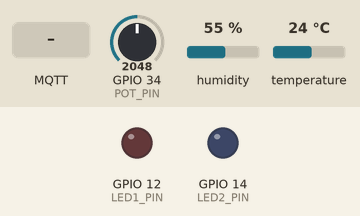
Simulated run of this sketch. Board: ESP32. Shown: output pins drawn as LEDs (lit = HIGH). The test bench sets the inputs (shaded band); at power-on: GPIO 34 (POT_PIN) = 2048, humidity 55 %, temperature 24 °C. WiFi joins after 1.5 s; servers stay silent unless stated; random numbers use the default seed unless the sketch sets one; no MQTT or app messages arrive unless stated; what the sketch prints to the serial monitor is not drawn.

Above: at 2.7 s.
2.8 s: MQTT message "ACT1:ON" arrives on the first subscribed topic
At 4.7 s:
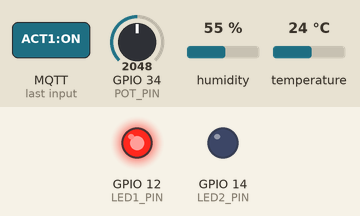
5.0 s: MQTT message "ACT2:ON" arrives on the first subscribed topic
At 6.7 s:
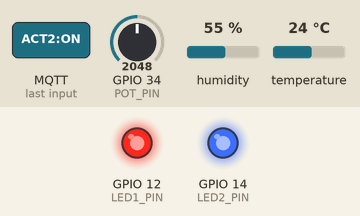
7.0 s: MQTT message "ACT1:OFF" arrives on the first subscribed topic
At 8.7 s:
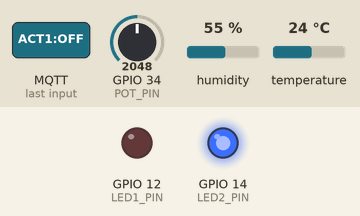
9.1 s: MQTT message "ACT2:OFF" arrives on the first subscribed topic
At 10.6 s:
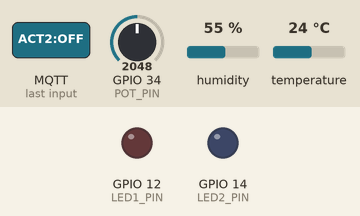
Timing chart, 0 to 12.1 s (numbered marks = the images above; inputs shaded):
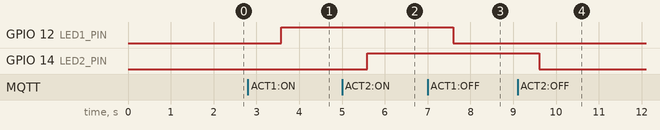

Measured:
- after the input at 2.8 s, GPIO 12 (LED1_PIN): LOW → HIGH after 0.78 s
- after the input at 5.0 s, GPIO 14 (LED2_PIN): LOW → HIGH after 0.59 s
- after the input at 7.0 s, GPIO 12 (LED1_PIN): HIGH → LOW after 0.60 s
- after the input at 9.1 s, GPIO 14 (LED2_PIN): HIGH → LOW after 0.51 s

The sketch:

sketch.ino
```cpp
#include <WiFi.h>
#include "DHTesp.h"
#include <PubSubClient.h>

const int DHT_PIN = 15;
const int POT_PIN = 34;
const int LED1_PIN = 12;
const int LED2_PIN = 14;

// WiFi Configuration (Wokwi Guest)
const char* ssid = "Wokwi-GUEST";
const char* password = "";

// MQTT Configuration
const char* mqtt_server = "test.mosquitto.org"; // Public broker for demo
const int mqtt_port = 1883;
const char* mqtt_topic_sensors = "wokwi/sensors/sayf_project";
const char* mqtt_topic_actuators = "wokwi/actuators/sayf_project";

DHTesp dht;
WiFiClient espClient;
PubSubClient client(espClient);

void setup_wifi() {
  delay(10);
  Serial.println();
  Serial.print("Connecting to ");
  Serial.println(ssid);

  WiFi.begin(ssid, password);

  while (WiFi.status() != WL_CONNECTED) {
    delay(500);
    Serial.print(".");
  }

  Serial.println("");
  Serial.println("WiFi connected");
  Serial.println("IP address: ");
  Serial.println(WiFi.localIP());
}

void callback(char* topic, byte* payload, unsigned int length) {
  String message;
  for (int i = 0; i < length; i++) {
    message += (char)payload[i];
  }
  Serial.print("Message arrived [");
  Serial.print(topic);
  Serial.print("] ");
  Serial.println(message);

  if (String(topic) == mqtt_topic_actuators) {
    if (message == "ACT1:ON") {
      digitalWrite(LED1_PIN, HIGH);
    } else if (message == "ACT1:OFF") {
      digitalWrite(LED1_PIN, LOW);
    } else if (message == "ACT2:ON") {
      digitalWrite(LED2_PIN, HIGH);
    } else if (message == "ACT2:OFF") {
      digitalWrite(LED2_PIN, LOW);
    }
  }
}

void reconnect() {
  while (!client.connected()) {
    Serial.print("Attempting MQTT connection...");
    String clientId = "ESP32Client-";
    clientId += String(random(0xffff), HEX);
    if (client.connect(clientId.c_str())) {
      Serial.println("connected");
      client.subscribe(mqtt_topic_actuators);
    } else {
      Serial.print("failed, rc=");
      Serial.print(client.state());
      Serial.println(" try again in 5 seconds");
      delay(5000);
    }
  }
}

void setup() {
  Serial.begin(115200);

  dht.setup(DHT_PIN, DHTesp::DHT22);
  pinMode(POT_PIN, INPUT);
  pinMode(LED1_PIN, OUTPUT);
  pinMode(LED2_PIN, OUTPUT);

  digitalWrite(LED1_PIN, LOW);
  digitalWrite(LED2_PIN, LOW);

  setup_wifi();
  client.setServer(mqtt_server, mqtt_port);
  client.setCallback(callback);
}

void loop() {
  if (!client.connected()) {
    reconnect();
  }
  client.loop();

  // Read Sensors
  float temperature = dht.getTemperature();
  float humidity = dht.getHumidity();
  int potValue = analogRead(POT_PIN);
  float waterFlow = map(potValue, 0, 4095, 0, 100);

  // Create JSON
  String json = "{";
  json += "\"temp\": " + String(temperature) + ",";
  json += "\"humidity\": " + String(humidity) + ",";
  json += "\"flow\": " + String(waterFlow);
  json += "}";

  // Publish
  client.publish(mqtt_topic_sensors, json.c_str());

  delay(2000);
}
```
